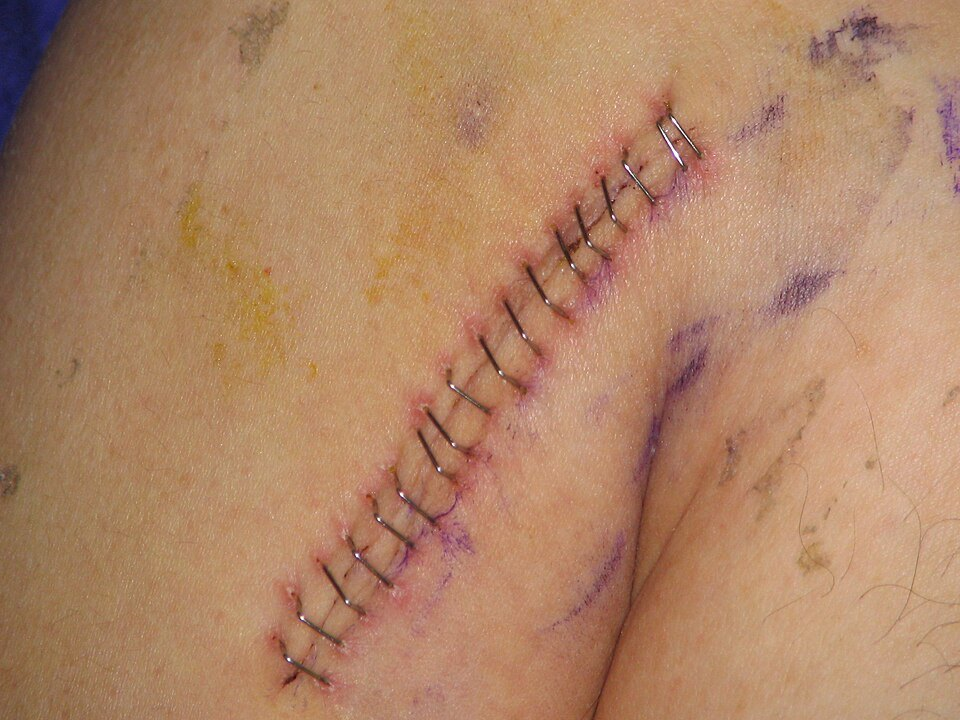
#> input picture backend/seed/photos/day1.jpg, 960 x 720 px
$ python -i pipeline.py   (imports and definitions only)   (older library calls are emulated)
#> lines starting #> are read from the running program, lines starting #| are printed output that depends on the picture; after the words box and inside, x2 and y2 are one past the last pixel; in counts of white or black regions, pixels touching at a corner belong together
"""D1-F: wound-photo analysis with OpenCV. Classical computer vision, explainable, nothing trained.

Why not a deep model: the public wound-segmentation checkpoints we found are trained on diabetic-foot / pressure ulcers,
need a GPU or are non-commercial; none is validated on fresh surgical incisions. A transparent pipeline whose every
number can be explained and tested on synthetic ground truth is more defensible than a black box we cannot check.
(`wound/README` in d1/README.md lists what we evaluated.)

Steps
1. Acquisition quality (blur, exposure, glare, how much skin is in view). Poor photo -> "retake", never a measurement.
2. Colour is always judged against the patient's own skin in the same photo, so a warm lamp does not look like inflammation.
3. Peri-wound skin reference: the patient's OWN skin around the site (outer ring), in CIELAB. No fixed skin tone.
4. Segmentation of the incision: each channel is compared with its own local background (local redness a*, local
   darkness L*, bright metal). A row of staples, when present, outlines the incision; otherwise the strongest elongated
   structure near the centre is kept (marker ink and bruises, which are purple, are ignored).
5. Measurements: area, redness (a* excess over own skin), colour spread, boundary regularity, dark/crust-coloured and
   pale-yellow regions, closure material (staples / sutures) count.
6. Longitudinal comparison: ORB feature registration against the reference photo. If the two photos do not show the same
   site (too few consistent matches) the comparison is refused instead of being shown as a change.

It reports what is visible. It never says infected / healed / safe. Swelling, discharge, depth and warmth are NOT
measurable from one 2-D photo and are listed as not measured.
"""

import io
from dataclasses import dataclass

import cv2
import numpy as np
from PIL import Image, ImageOps

VERSION = "wound-cv-0.1"
MAX_SIDE = 640


@dataclass(frozen=True)
class Limits:
    min_brightness: float = 22.0       # mean L*
    max_brightness: float = 92.0
    min_sharpness: float = 25.0        # variance of the Laplacian on the centre, 640 px image
    max_glare_fraction: float = 0.08   # share of near-white pixels in the centre
    min_skin_fraction: float = 0.20    # share of the frame that looks like skin
    redness_delta_a: float = 8.0       # a* above the patient's own skin that counts as red
    min_wound_fraction: float = 0.002  # smaller than this of the frame: nothing reliable found
    max_wound_fraction: float = 0.60
    min_registration_inliers: int = 12
    min_registration_ratio: float = 0.25


# ------------------------------------------------------------------ helpers

# [5 lines left out: function load, not called in this run]


def _lab(bgr: np.ndarray) -> np.ndarray:
    """OpenCV 8-bit Lab -> real CIELAB (L 0-100, a/b about -128..127)."""
    lab = cv2.cvtColor(bgr, cv2.COLOR_BGR2LAB).astype(np.float32)
    lab[..., 0] *= 100.0 / 255.0
    lab[..., 1:] -= 128.0
    return lab


def _skin_mask(bgr: np.ndarray) -> np.ndarray:
    ycrcb = cv2.cvtColor(bgr, cv2.COLOR_BGR2YCrCb)
    m = cv2.inRange(ycrcb, (30, 133, 77), (255, 180, 135))
    return cv2.morphologyEx(m, cv2.MORPH_OPEN, np.ones((3, 3), np.uint8)) > 0


# ------------------------------------------------------------------ 1. quality

# [26 lines left out: function assess_quality, not called in this run]


# ------------------------------------------------------------------ 2-4. segmentation

def _z(x: np.ndarray, where: np.ndarray) -> np.ndarray:
    v = x[where]
    med = float(np.median(v)) if v.size else 0.0
    mad = float(np.median(np.abs(v - med))) * 1.4826 + 1e-3 if v.size else 1.0
    return (x - med) / mad


def _staple_chain(bgr: np.ndarray, near_skin: np.ndarray) -> np.ndarray | None:
    """Metal staples: small bright, grey, LOCALLY brighter marks that come in a row. Returns the strip they outline."""
    h, w = near_skin.shape
    hsv = cv2.cvtColor(bgr, cv2.COLOR_BGR2HSV)
    v = hsv[..., 2]
    tophat = cv2.morphologyEx(v, cv2.MORPH_TOPHAT, cv2.getStructuringElement(cv2.MORPH_ELLIPSE, (11, 11)))
    bright = ((tophat > 35) & (hsv[..., 1] < 90) & near_skin).astype(np.uint8)
    n, lab, st, cen = cv2.connectedComponentsWithStats(bright, 8)
    blobs = [i for i in range(1, n) if 3 <= st[i, cv2.CC_STAT_AREA] <= 250]
    if len(blobs) < 5:
        return None
    pts = cen[blobs]
    d = np.hypot(pts[:, None, 0] - pts[None, :, 0], pts[:, None, 1] - pts[None, :, 1])
    np.fill_diagonal(d, np.inf)
    spacing = max(h, w) * 0.09
    chained = [k for k in range(len(blobs)) if (d[k] < spacing).sum() >= 1]
    if len(chained) < 5:
        return None
    # largest connected chain of staples
    adj = d[np.ix_(chained, chained)] < spacing
    seen, best = set(), []
    for s0 in range(len(chained)):
        if s0 in seen:
            continue
        stack, group = [s0], []
        while stack:
            u = stack.pop()
            if u in seen:
                continue
            seen.add(u)
            group.append(u)
            stack.extend(np.nonzero(adj[u])[0].tolist())
        if len(group) > len(best):
            best = group
    if len(best) < 5:
        return None
    strip = np.zeros((h, w), np.uint8)
    members = [chained[k] for k in best]
    chain_pts = pts[members]
    horizontal = np.ptp(chain_pts[:, 0]) > np.ptp(chain_pts[:, 1])
    u, v = (chain_pts[:, 0], chain_pts[:, 1]) if horizontal else (chain_pts[:, 1], chain_pts[:, 0])
    # an incision is a smooth curve: drop bright spots that sit off it (highlights, hair glints)
    keep = np.ones(len(u), bool)
    for _ in range(3):
        coef = np.polyfit(u[keep], v[keep], 2)
        res = np.abs(np.polyval(coef, u) - v)
        keep = res <= max(2.5 * np.median(res[keep]), max(h, w) * 0.015)
        if keep.sum() < 5:
            return None
    order = np.argsort(u[keep])
    poly = chain_pts[keep][order].astype(np.int32)
    cv2.polylines(strip, [poly], False, 1, thickness=max(9, int(max(h, w) * 0.025)))
    for k, ok in zip(members, keep):
        if ok:
            strip[lab == blobs[k]] = 1
    _staple_chain.last_count = int(keep.sum())
    return strip > 0


def segment(bgr: np.ndarray, limits: Limits = Limits()) -> dict:
    """Find the incision / wound: pixels that stand out LOCALLY from the surrounding skin.

    A surgical wound is a thin, elongated structure (incision line, scab, staples, sutures) often with redness along it.
    Global colour thresholds fail under uneven light, so every channel is compared with its own large-scale blur
    (local background): local redness (a*), local darkness (L*) and bright metal (staples). The strongest elongated
    cluster near the centre is kept; broken pieces lying on the same line are merged.
    """
    # No global white balance: when skin fills the frame, grey-world would turn the skin grey. Every measure below is
    # relative to the surrounding skin of the same photo, which already cancels the colour of the light.
    balanced = bgr
    lab = _lab(balanced)
    h, w = lab.shape[:2]
    skin = _skin_mask(balanced)
    if skin.mean() < limits.min_skin_fraction * 0.5:
        return {"mask": None, "reason": "no skin found around the site", "lab": lab}
    near_skin = cv2.dilate(skin.astype(np.uint8), np.ones((15, 15), np.uint8)) > 0
    sigma = max(h, w) / 18.0
    L, a = lab[..., 0], lab[..., 1]
    a_loc = a - cv2.GaussianBlur(a, (0, 0), sigma)
    dark_loc = cv2.GaussianBlur(L, (0, 0), sigma) - L
    hsv = cv2.cvtColor(balanced, cv2.COLOR_BGR2HSV)
    metal = ((hsv[..., 2] > 200) & (hsv[..., 1] < 50)).astype(np.float32)
    b = lab[..., 2]
    b_loc = b - cv2.GaussianBlur(b, (0, 0), sigma)
    # Surgical-marker ink and bruises are purple/blue (b* drops); wound redness is red-orange. Do not count ink as wound.
    not_ink = (b_loc > -6).astype(np.float32)
    score = (np.maximum(_z(a_loc, skin), 0) + 0.7 * np.maximum(_z(dark_loc, skin), 0)) * not_ink + 3.0 * metal
    score = cv2.GaussianBlur(score.astype(np.float32), (0, 0), 1.5)
    score[~near_skin] = 0
    border = np.zeros((h, w), bool)
    border[int(h * .04):int(h * .96), int(w * .04):int(w * .96)] = True
    score[~border] = 0
    thr = max(float(np.percentile(score[near_skin], 96)), 3.0)
    staples = _staple_chain(balanced, near_skin)
    if staples is not None:
        # A row of staples marks the incision: keep the strip they outline (plus the abnormal pixels right along it).
        along = cv2.dilate(staples.astype(np.uint8), cv2.getStructuringElement(cv2.MORPH_ELLIPSE, (15, 15))) > 0
        mask = staples | ((score > thr * 0.7) & along)
        mask = cv2.morphologyEx(mask.astype(np.uint8), cv2.MORPH_CLOSE, cv2.getStructuringElement(cv2.MORPH_ELLIPSE, (9, 9))) > 0
        out = _finish(mask, lab, skin, balanced, limits, "staple row + local redness/darkness along it")
        out["staples"] = getattr(_staple_chain, "last_count", None)
        return out
    cand = (score > thr).astype(np.uint8)
    cand = cv2.morphologyEx(cand, cv2.MORPH_CLOSE, cv2.getStructuringElement(cv2.MORPH_ELLIPSE, (13, 13)))
    n, labels, stats, cent = cv2.connectedComponentsWithStats(cand, 8)
    comps = []
    for i in range(1, n):
        area = stats[i, cv2.CC_STAT_AREA]
        if area < 30:
            continue
        pts = np.column_stack(np.nonzero(labels == i))[:, ::-1].astype(np.float32)
        (cx, cy), (rw, rh), _ = cv2.minAreaRect(pts)
        elong = max(rw, rh) / max(min(rw, rh), 1.0)
        dist = np.hypot(cx - w / 2, cy - h / 2) / np.hypot(w / 2, h / 2)
        strength = float(score[labels == i].mean())
        comps.append((area * min(elong, 8.0) * strength * (1.0 - 0.7 * dist), i, pts))
    if not comps:
        return {"mask": None, "reason": "nothing stands out from the surrounding skin", "lab": lab}
    comps.sort(key=lambda c: -c[0])
    _, best, pts = comps[0]
    keep = labels == best
    # merge other pieces lying on the same line (a broken incision line), refitting the line as it grows
    merged, rest = [pts], [c for c in comps[1:] if c[0] >= comps[0][0] * 0.02]
    changed = True
    while changed and rest:
        changed = False
        vx, vy, x0, y0 = cv2.fitLine(np.vstack(merged), cv2.DIST_L2, 0, 0.01, 0.01).ravel()
        for c in list(rest):
            d = np.abs((c[2][:, 0] - x0) * vy - (c[2][:, 1] - y0) * vx).mean()
            if d < max(h, w) * 0.05:
                keep |= labels == c[1]
                merged.append(c[2])
                rest.remove(c)
                changed = True
    mask = cv2.dilate(keep.astype(np.uint8), cv2.getStructuringElement(cv2.MORPH_ELLIPSE, (7, 7))) > 0
    return _finish(mask, lab, skin, balanced, limits, "local redness/darkness, strongest elongated structure")


def _finish(mask, lab, skin, balanced, limits: Limits, how: str) -> dict:
    frac = float(mask.mean())
    if frac < limits.min_wound_fraction:
        return {"mask": None, "reason": "abnormal region too small to measure reliably", "lab": lab}
    # The patient's own skin right around the wound (a band 25-60 px away) is the colour reference.
    k1 = cv2.getStructuringElement(cv2.MORPH_ELLIPSE, (51, 51))
    k2 = cv2.getStructuringElement(cv2.MORPH_ELLIPSE, (121, 121))
    band = (cv2.dilate(mask.astype(np.uint8), k2) > 0) & ~(cv2.dilate(mask.astype(np.uint8), k1) > 0) & skin
    if band.sum() < 100:
        band = skin & ~mask
    ref_lab = np.median(lab[band], axis=0)
    return {"mask": mask, "reason": None, "lab": lab, "ref": ref_lab, "ref_std": lab[band].std(axis=0), "skin": skin,
            "too_large": frac > limits.max_wound_fraction, "balanced": balanced, "how": how}


# ------------------------------------------------------------------ 5. measurements

# [106 lines left out: functions measure, _closure_material, register, compare, not called in this run]


def _public_reg(reg: dict) -> dict:
    return {k: v for k, v in reg.items() if k != "homography"}


# ------------------------------------------------------------------ 7. overlay

# [14 lines left out: function overlay, not called in this run]


# ------------------------------------------------------------------ public entry point

NOT_MEASURED = ["swelling", "drainage", "depth", "warmth", "pain"]


# [31 lines left out: function analyze, not called in this run]


def strip_private(result: dict) -> dict:
    """JSON-safe copy (drops the numpy arrays used for rendering)."""
    return {k: v for k, v in result.items() if not k.startswith("_")}

>>> import cv2
>>> picture = cv2.imread('../../../../backend/seed/photos/day1.jpg')
#> picture is the input picture: shape (720, 960, 3); mean B, G, R 102, 132.7, 175.2
>>> result = segment(picture)
#> in _skin_mask, `m = cv2.inRange(ycrcb, (30, 133, 77), (255, 180, 135))`:
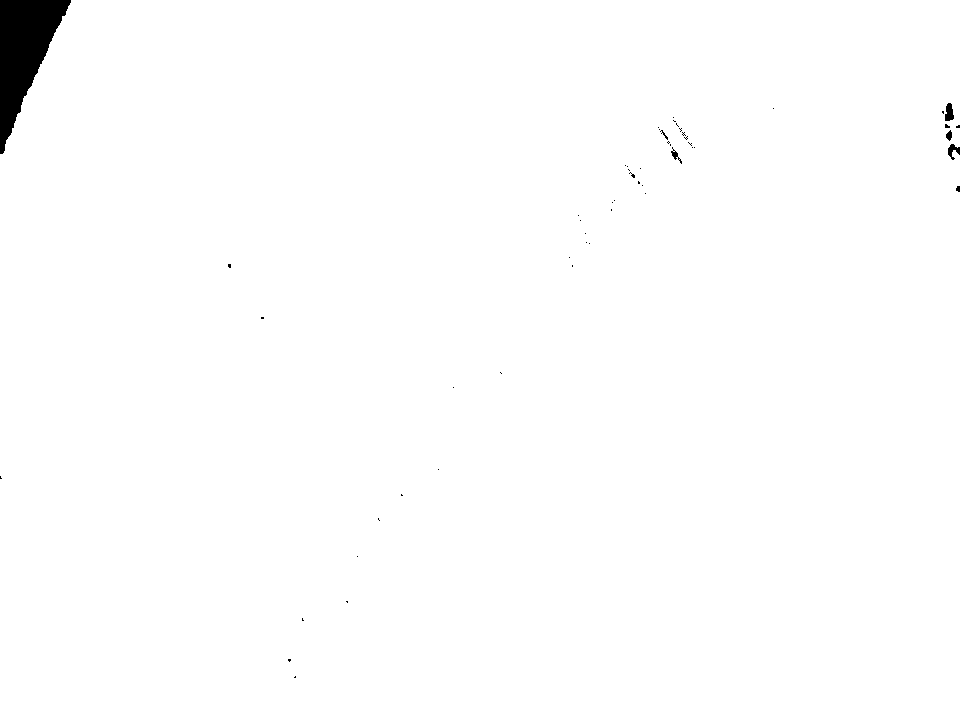
#> m: shape (720, 960); 99.1% white; 55 black regions (48 under 20 px), largest, box (x1, y1, x2, y2) and area: (0, 0, 71, 154) 5459, (945, 103, 954, 121) 121, (948, 144, 960, 160) 97
#> in _z, `med = float(np.median(v)) if v.size else 0.0`: med = -0.306
#> in _z, `mad = float(np.median(np.abs(v - med))) * 1.4826 + 1e-3 if v.size else..`: mad = 1.92
#> in segment, `score[~border] = 0`:
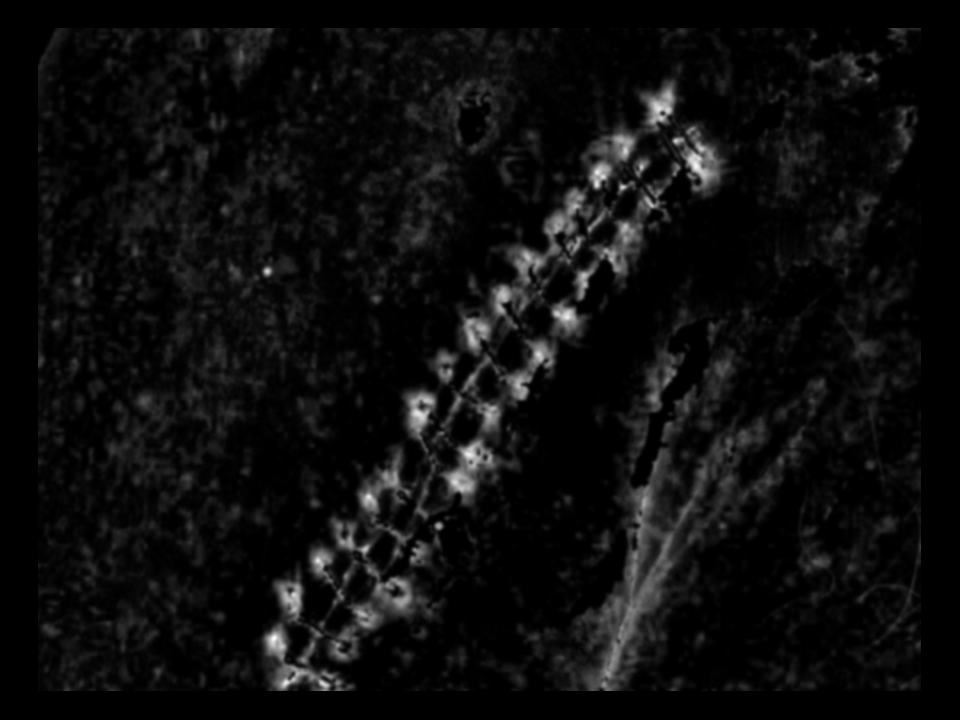
#> score: shape (720, 960) float32; min 0, max 12.86, mean 0.683; drawn with min black and max white
#> in segment, `thr = max(float(np.percentile(score[near_skin], 96)), 3.0)`: thr = 3.49
#> in _staple_chain, `n, lab, st, cen = cv2.connectedComponentsWithStats(bright, 8)`: n = 1275; st = 1275 rows, first 6: [0, 0, 960, 720, 687051], [663, 3, 1, 1, 1], [629, 4, 1, 2, 2], [453, 8, 2, 1, 2], [640, 16, 1, 1, 1], [864, 16, 1, 1, 1]; cen = 1275 pairs, first value 2.6 to 959, second value 3 to 712
#> in _staple_chain, `blobs = [i for i in range(1, n) if 3 <= st[i, cv2.CC_STAT_AREA] <= 250]`: blobs = 329 values from 9 to 1260
#> in _staple_chain, `pts = cen[blobs]`: pts = 329 pairs, first value 2.6 to 958.4, second value 23.62 to 659.2
#> in _staple_chain, `np.fill_diagonal(d, np.inf)`:
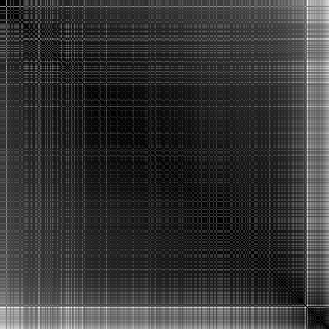
#> d: shape (329, 329) float64; 0.3% of the values are NaN or infinite; the others: min 2.36, max 1013.4, mean 216; drawn with min black, max white, NaN and infinite black
#> in _staple_chain, `chained = [k for k in range(len(blobs)) if (d[k] < spacing).sum() >= 1]`: chained = 326 values from 0 to 328
#> in _staple_chain, `adj = d[np.ix_(chained, chained)] < spacing`:
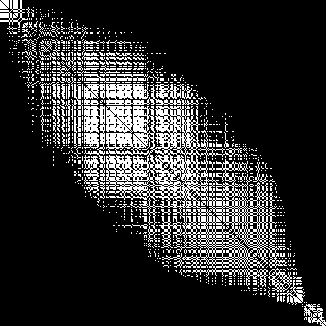
#> adj: shape (326, 326) bool; 18.1% white in thin lines or dots
#> the loop in _staple_chain, `for s0 in range(len(chained)):` made 326 passes
#> after the loop in _staple_chain, `for s0 in range(len(chained)):`: best = 326 values, max 325 at index 25, min 0 at index 0, mean 162.5; seen = 326 items
#> in _staple_chain, `members = [chained[k] for k in best]`: members = 326 values, max 328 at index 25, min 0 at index 0, mean 163.6
#> in _staple_chain, `chain_pts = pts[members]`: chain_pts = 326 pairs, first value 272.3 to 958.4, second value 23.62 to 659.2
#> in _staple_chain, `horizontal = np.ptp(chain_pts[:, 0]) > np.ptp(chain_pts[:, 1])`: horizontal = True
#> in _staple_chain, `u, v = (chain_pts[:, 0], chain_pts[:, 1]) if horizontal else (chain_pt..`: u = 326 values, max 958.4 at index 3, min 272.3 at index 41, mean 681.8; v = 326 values, max 659.2 at index 25, min 23.62 at index 0, mean 240.3
#> the loop in _staple_chain, `for _ in range(3):` made 3 passes
#> coef on passes 1 to 3: [0.00133, -2.24, 1124.7], [0.00139, -2.37, 1201.7], [0.00154, -2.56, 1266.3]
#> in _staple_chain, `order = np.argsort(u[keep])`: order = 265 values, max 264 at index 201, min 0 at index 256, mean 132
#> in _staple_chain, `poly = chain_pts[keep][order].astype(np.int32)`: poly = 265 pairs, first value 288 to 958, second value 102 to 659
#> in _staple_chain, `cv2.polylines(strip, [poly], False, 1, thickness=max(9, int(max(h, w) ..`:
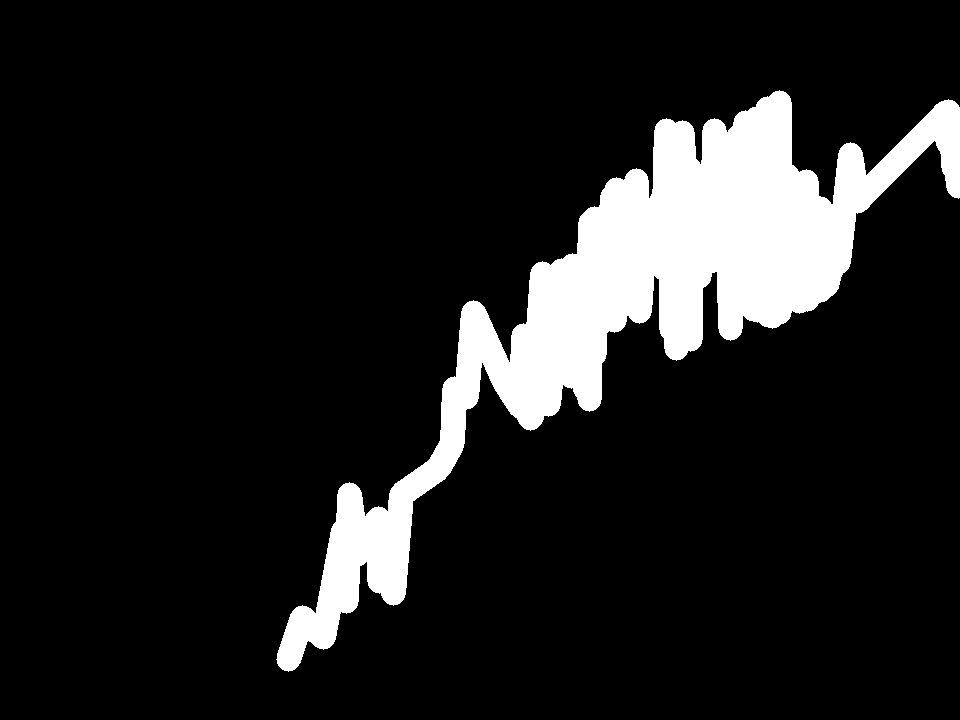
#> strip: shape (720, 960); values 0 (black) and 1 (white), 11.9% white; 1 white region, box (x1, y1, x2, y2) and area: (276, 90, 960, 672) 82391
#> the loop in _staple_chain, `for k, ok in zip(members, keep):` made 326 passes
#> (k, ok) on passes 2 to 4: (22, False), (38, True), (106, True)
#> in _finish, `frac = float(mask.mean())`: frac = 0.129
#> in _finish, `band = (cv2.dilate(mask.astype(np.uint8), k2) > 0) & ~(cv2.dilate(mask..`:
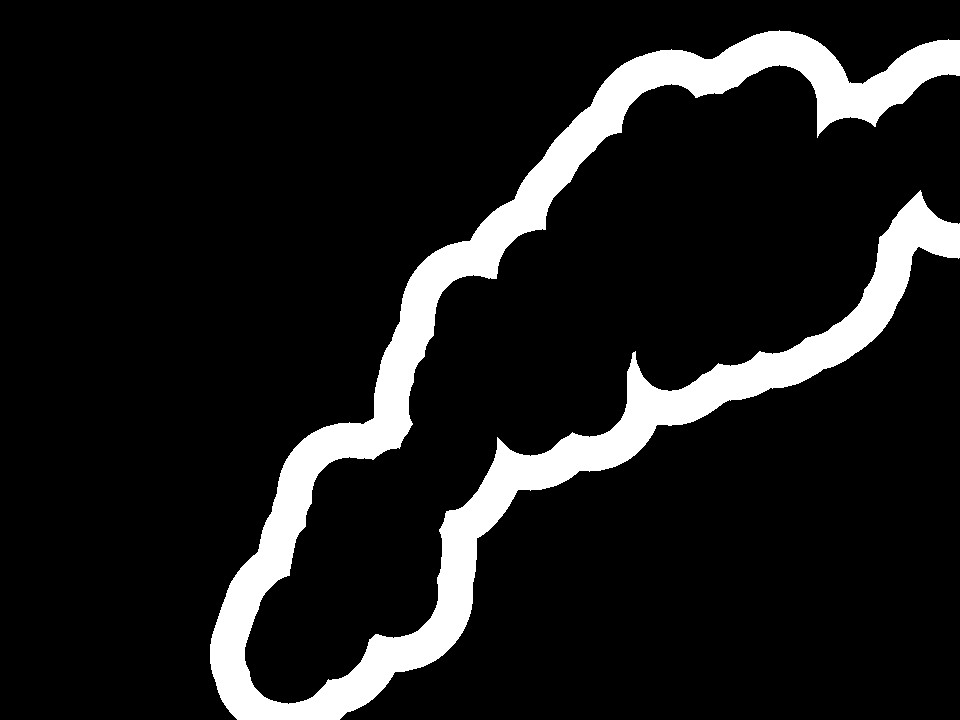
#> band: shape (720, 960) bool; 11.2% white; 1 white region, box (x1, y1, x2, y2) and area: (210, 30, 960, 720) 77311
#> in _finish, `ref_lab = np.median(lab[band], axis=0)`: ref_lab = [63.53, 13, 24]
#> in segment, `out = _finish(mask, lab, skin, balanced, limits, "staple row + local r..`: out = 9 items
#> result = 10 items
